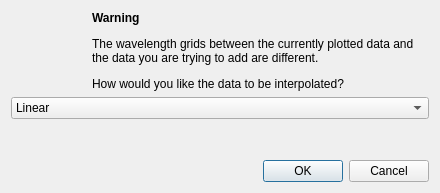
<?xml version="1.0" encoding="UTF-8"?>
<ui version="4.0">
 <class>resample_warning_dialog</class>
 <widget class="QDialog" name="resample_warning_dialog">
  <property name="geometry">
   <rect>
    <x>0</x>
    <y>0</y>
    <width>440</width>
    <height>193</height>
   </rect>
  </property>
  <property name="windowTitle">
   <string>Resample Required</string>
  </property>
  <layout class="QVBoxLayout" name="verticalLayout_2">
   <item>
    <layout class="QHBoxLayout" name="horizontalLayout">
     <item>
      <widget class="QWidget" name="widget" native="true">
       <property name="sizePolicy">
        <sizepolicy hsizetype="Fixed" vsizetype="Fixed">
         <horstretch>0</horstretch>
         <verstretch>0</verstretch>
        </sizepolicy>
       </property>
       <property name="minimumSize">
        <size>
         <width>75</width>
         <height>75</height>
        </size>
       </property>
       <property name="styleSheet">
        <string notr="true">.QWidget {
	image: url(:icons/icons8-Attention-528.png);
}</string>
       </property>
      </widget>
     </item>
     <item>
      <widget class="QLabel" name="label">
       <property name="text">
        <string>&lt;html&gt;&lt;head/&gt;&lt;body&gt;&lt;p&gt;&lt;span style=&quot; font-weight:600;&quot;&gt;Warning&lt;/span&gt;&lt;/p&gt;&lt;p&gt;The wavelength grids between the currently plotted data and the data you are trying to add are different.&lt;/p&gt;&lt;p&gt;How would you like the data to be interpolated?&lt;/p&gt;&lt;/body&gt;&lt;/html&gt;</string>
       </property>
       <property name="wordWrap">
        <bool>true</bool>
       </property>
      </widget>
     </item>
    </layout>
   </item>
   <item>
    <widget class="QComboBox" name="method_combo_box">
     <item>
      <property name="text">
       <string>Linear</string>
      </property>
     </item>
     <item>
      <property name="text">
       <string>Nearest</string>
      </property>
     </item>
     <item>
      <property name="text">
       <string>Zeroth Order Spline</string>
      </property>
     </item>
     <item>
      <property name="text">
       <string>First Order Spline</string>
      </property>
     </item>
     <item>
      <property name="text">
       <string>Second Order Spline</string>
      </property>
     </item>
     <item>
      <property name="text">
       <string>Third Order Spline</string>
      </property>
     </item>
    </widget>
   </item>
   <item>
    <spacer name="verticalSpacer">
     <property name="orientation">
      <enum>Qt::Vertical</enum>
     </property>
     <property name="sizeHint" stdset="0">
      <size>
       <width>20</width>
       <height>40</height>
      </size>
     </property>
    </spacer>
   </item>
   <item>
    <widget class="QDialogButtonBox" name="buttonBox">
     <property name="orientation">
      <enum>Qt::Horizontal</enum>
     </property>
     <property name="standardButtons">
      <set>QDialogButtonBox::Cancel|QDialogButtonBox::Ok</set>
     </property>
    </widget>
   </item>
  </layout>
 </widget>
 <resources>
  <include location="../resources/resources.qrc"/>
 </resources>
 <connections>
  <connection>
   <sender>buttonBox</sender>
   <signal>accepted()</signal>
   <receiver>resample_warning_dialog</receiver>
   <slot>accept()</slot>
   <hints>
    <hint type="sourcelabel">
     <x>248</x>
     <y>254</y>
    </hint>
    <hint type="destinationlabel">
     <x>157</x>
     <y>274</y>
    </hint>
   </hints>
  </connection>
  <connection>
   <sender>buttonBox</sender>
   <signal>rejected()</signal>
   <receiver>resample_warning_dialog</receiver>
   <slot>reject()</slot>
   <hints>
    <hint type="sourcelabel">
     <x>316</x>
     <y>260</y>
    </hint>
    <hint type="destinationlabel">
     <x>286</x>
     <y>274</y>
    </hint>
   </hints>
  </connection>
 </connections>
</ui>
